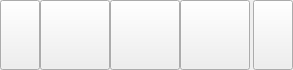
<?xml version="1.0" encoding="UTF-8"?>
<ui version="4.0">
 <class>FixedVal_widget</class>
 <widget class="QWidget" name="FixedVal_widget">
  <property name="geometry">
   <rect>
    <x>0</x>
    <y>0</y>
    <width>293</width>
    <height>70</height>
   </rect>
  </property>
  <property name="windowTitle">
   <string>Form</string>
  </property>
  <widget class="QFrame" name="frame">
   <property name="geometry">
    <rect>
     <x>0</x>
     <y>0</y>
     <width>293</width>
     <height>70</height>
    </rect>
   </property>
   <property name="frameShape">
    <enum>QFrame::NoFrame</enum>
   </property>
   <property name="frameShadow">
    <enum>QFrame::Plain</enum>
   </property>
   <property name="lineWidth">
    <number>0</number>
   </property>
   <widget class="QPushButton" name="bt_val_0">
    <property name="geometry">
     <rect>
      <x>40</x>
      <y>0</y>
      <width>70</width>
      <height>70</height>
     </rect>
    </property>
    <property name="font">
     <font>
      <family>微软雅黑</family>
      <pointsize>14</pointsize>
     </font>
    </property>
    <property name="focusPolicy">
     <enum>Qt::NoFocus</enum>
    </property>
    <property name="styleSheet">
     <string notr="true">color: rgb(255, 255, 255);</string>
    </property>
    <property name="text">
     <string/>
    </property>
   </widget>
   <widget class="QPushButton" name="bt_lastpage">
    <property name="geometry">
     <rect>
      <x>0</x>
      <y>0</y>
      <width>40</width>
      <height>70</height>
     </rect>
    </property>
    <property name="focusPolicy">
     <enum>Qt::NoFocus</enum>
    </property>
    <property name="text">
     <string/>
    </property>
   </widget>
   <widget class="QPushButton" name="bt_nextpage">
    <property name="geometry">
     <rect>
      <x>253</x>
      <y>0</y>
      <width>40</width>
      <height>70</height>
     </rect>
    </property>
    <property name="focusPolicy">
     <enum>Qt::NoFocus</enum>
    </property>
    <property name="text">
     <string/>
    </property>
   </widget>
   <widget class="QPushButton" name="bt_val_1">
    <property name="geometry">
     <rect>
      <x>110</x>
      <y>0</y>
      <width>70</width>
      <height>70</height>
     </rect>
    </property>
    <property name="font">
     <font>
      <family>微软雅黑</family>
      <pointsize>14</pointsize>
     </font>
    </property>
    <property name="focusPolicy">
     <enum>Qt::NoFocus</enum>
    </property>
    <property name="styleSheet">
     <string notr="true">color: rgb(255, 255, 255);</string>
    </property>
    <property name="text">
     <string/>
    </property>
   </widget>
   <widget class="QPushButton" name="bt_val_2">
    <property name="geometry">
     <rect>
      <x>180</x>
      <y>0</y>
      <width>70</width>
      <height>70</height>
     </rect>
    </property>
    <property name="font">
     <font>
      <family>微软雅黑</family>
      <pointsize>14</pointsize>
     </font>
    </property>
    <property name="focusPolicy">
     <enum>Qt::NoFocus</enum>
    </property>
    <property name="styleSheet">
     <string notr="true">color: rgb(255, 255, 255);</string>
    </property>
    <property name="text">
     <string/>
    </property>
   </widget>
  </widget>
 </widget>
 <resources/>
 <connections/>
</ui>
